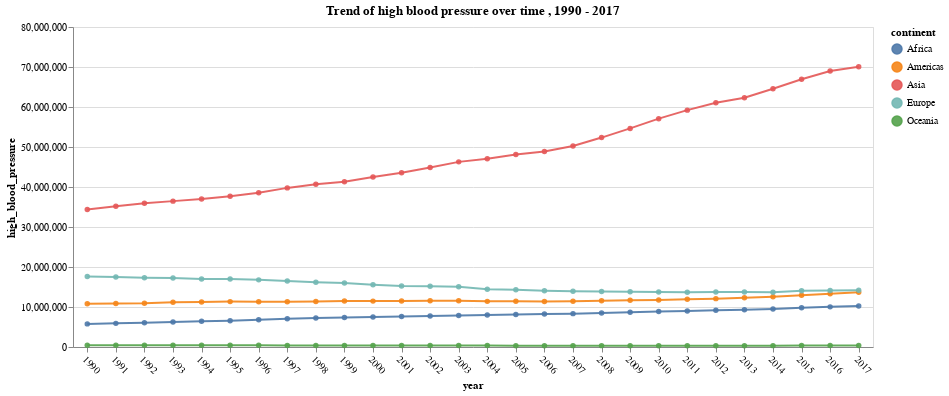

Notebook code cell kept with this figure:
### Code cell
line_graph("high_blood_pressure")

### Figure 1 — Vega-Lite specification as saved in the notebook (floating-point values rounded to 4 significant figures; data arrays with more than 128 entries replaced by an {"elided": "..."} marker saying what was removed)
{"$schema": "https://vega.github.io/schema/vega-lite/v3.4.0.json", "config": {"mark": {"tooltip": null}, "view": {"height": 300, "width": 400}}, "data": {"name": "data-650b0a302fba9b04458c2ad1940ef88f"}, "datasets": {"data-650b0a302fba9b04458c2ad1940ef88f": {"elided": "140 records"}}, "encoding": {"color": {"condition": {"field": "continent", "selection": "selector010", "type": "nominal"}, "value": "grey"}, "opacity": {"condition": {"selection": "selector010", "value": 0.9}, "value": 0.2}, "tooltip": [{"field": "year", "type": "nominal"}, {"field": "continent", "type": "nominal"}, {"field": "high_blood_pressure", "type": "quantitative"}], "x": {"axis": {"labelAngle": 45}, "field": "year", "type": "nominal"}, "y": {"field": "high_blood_pressure", "type": "quantitative"}}, "height": 320, "mark": {"point": true, "type": "line"}, "selection": {"selector010": {"type": "single"}}, "title": "Trend of high blood pressure over time , 1990 - 2017", "width": 800}
